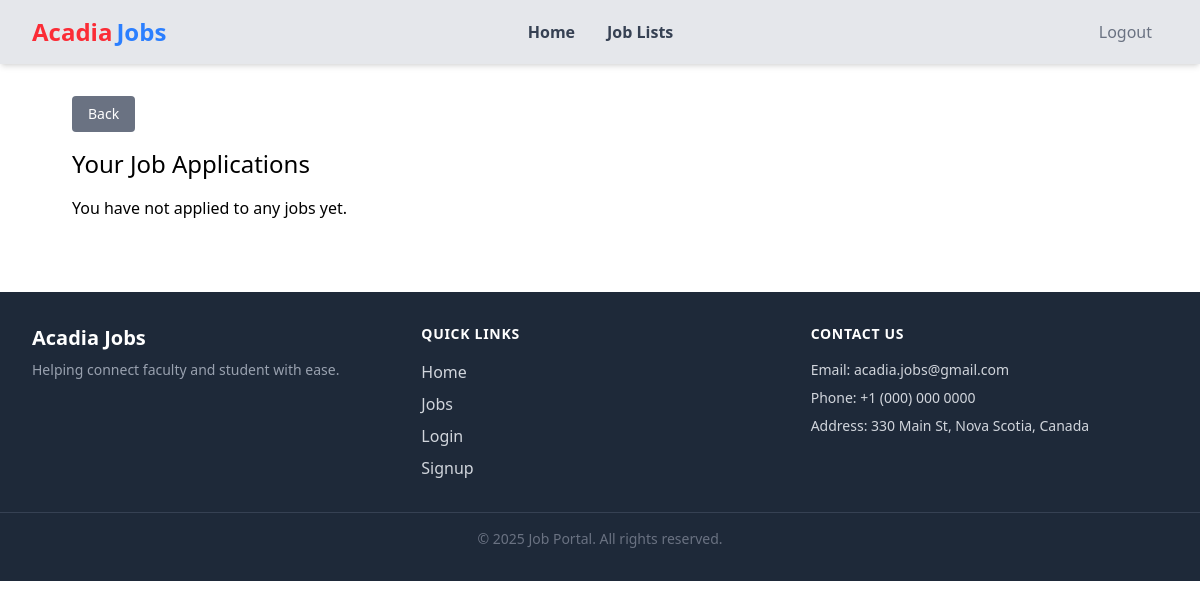
The app's page /student/job-status/ (signed in), older data.
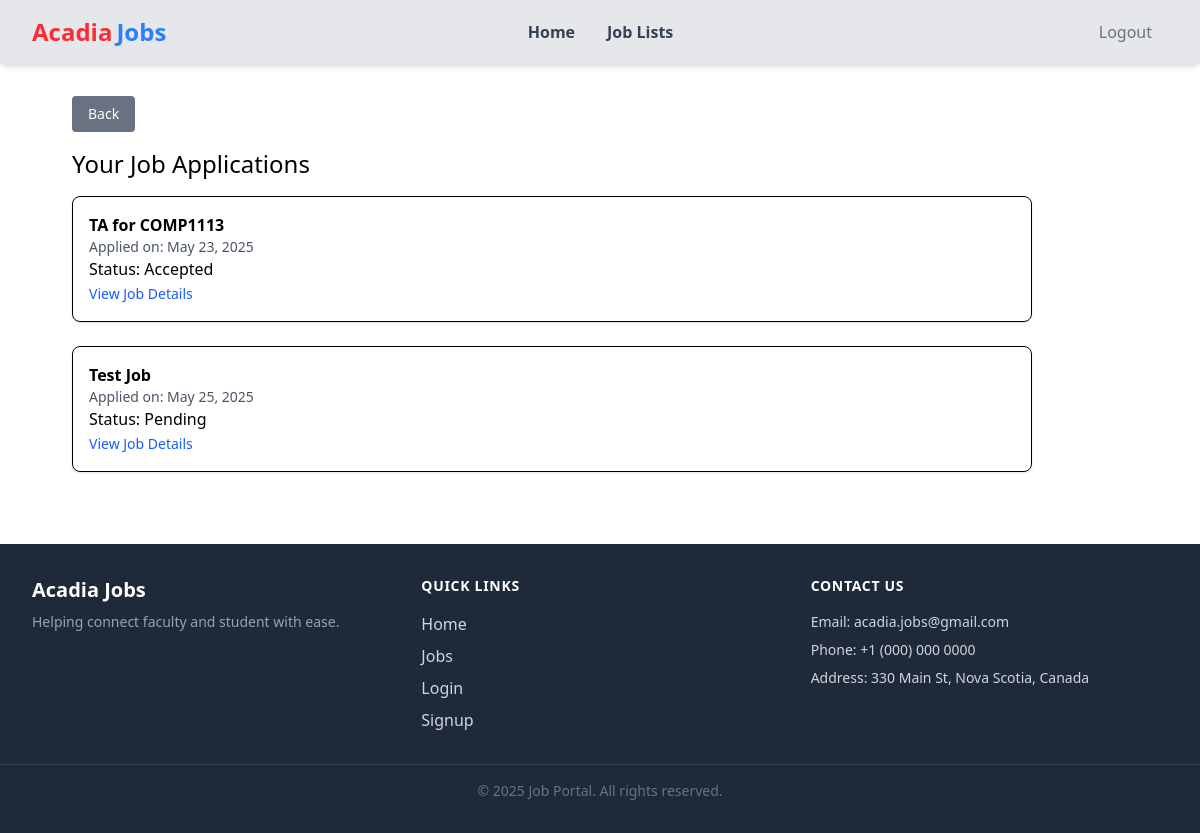
The same page, newer data.
### loginSignup/models.py (models this page shows, shortened)
class ApplyJob(models.Model):
    PENDING = 'pending'
    IN_REVIEW = 'under_review'
    INTERVIEW = 'inteview'
    ACCEPTED = 'accepted'
    REJECTED = 'rejected'
    JOB_STATUS_CHOICES = (
        (PENDING, 'Pending'),
        (IN_REVIEW, 'Under Review'),
        (INTERVIEW, 'Selected for interview'),
        (ACCEPTED, 'Accepted'),
        (REJECTED, 'Rejected'),
    )
    job = models.ForeignKey(CreateJob, on_delete=models.CASCADE, related_name='applications')
    first_name = models.CharField(max_length=100)
    middle_name = models.CharField(max_length=100)
    last_name = models.CharField(max_length=100)
    email = models.EmailField()
    address = models.CharField(max_length=250)
    city = models.CharField(max_length=100)
    state = models.CharField(max_length=100)
    phone_no = models.CharField(max_length=12)
    user = models.ForeignKey('loginSignup.CustomUser', on_delete=models.CASCADE)
    resume = models.FileField(upload_to="resumes/")
    availability_start_date = models.DateField()
    availability_end_date = models.DateField()
    applied_on = models.DateTimeField(auto_now_add=True)
    job_status = models.CharField(max_length=100, choices=JOB_STATUS_CHOICES, default=PENDING)
    class Meta:
        unique_together = ('user', 'job')

class CreateJob(models.Model):
    JOB_TYPE = (
        ("full-time", "Full Time"),
        ("part-time", "Part Time"),
        ("internship", "Internship"),
        ("co-op", "Co-op")
    )
    LOCATION = (
        ("remote", "Remote"),
        ("in-person", "In Person")
    )
    title = models.CharField(max_length=200)
    position = models.CharField(max_length=100)
    companyName = models.CharField(max_length=100)
    jobType = models.CharField(max_length=50, default="")
    location = models.CharField(max_length=50, default="")
    applicationDeadline = models.DateField(default=None)
    description = models.TextField()
    posted_by = models.ForeignKey('loginSignup.CustomUser', on_delete=models.CASCADE)
    posted_date = models.DateField(auto_now_add=True)

### loginSignup/views.py (the view)
# urls.py: path('student/job-status/', views.jobApplicationStatus, name='job_status'),
@login_required(login_url="/login")
@student_required
def jobApplicationStatus(request):
    student = request.user
    applications = ApplyJob.objects.filter(user=student)
    return render(request, 'jobApplicationStatus.html', {
        'applications': applications
    })

### loginSignup/views.py (called while the page is built)
def student_required(view_func):
    @wraps(view_func)
    def wrapper(request, *args, **kwargs):
        if not request.user.is_authenticated:
            return redirect('login')
        if hasattr(request.user, 'user_type') and request.user.user_type == "student":
            return view_func(request, *args, **kwargs)
        return HttpResponseForbidden("You do not have permission to access this page.")
    return wrapper

### loginSignup/templates/jobApplicationStatus.html
{% extends 'base.html' %}
{% block content %}
<div class="container mx-10 p-8">
        <div class="mb-4">
            <a href="{% url 'test' %}" class="inline-block bg-gray-500 text-white px-4 py-2 rounded hover:bg-gray-600 text-sm font-medium">
            Back
            </a>
        </div>
    <h2 class="text-2xl mb-4">Your Job Applications</h2>
    {% if applications %}
        <div class="grid gap-6">
            {% for application in applications %}
                <div class="p-4 border rounded-lg shadow">
                    <h3 class="font-semibold">{{ application.job.title }}</h3>
                    <p class="text-sm text-gray-600">Applied on: {{ application.applied_on|date:"M d, Y" }}</p>
                    <p>Status: {{application.get_job_status_display}}</p>
                    <a href="{% url 'job_detail' application.job.id %}" class="text-blue-600 hover:underline text-sm">View Job Details</a>
                </div>
            {% endfor %}
        </div>
    {% else %}
        <p>You have not applied to any jobs yet.</p>
    {% endif %}
</div>
{% endblock %}

Row changes from the older to the newer data that the page shows:
added ApplyJob: job "TA for COMP1113", applied_on "May 23, 2025", job_status "Accepted"
added ApplyJob: job "Test Job", applied_on "May 25, 2025", job_status "Pending"
Text that changed along with them:
text no longer shown: "You have not applied to any jobs yet."
